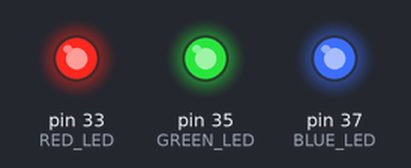
This program was run on a simulated Raspberry Pi (header pin numbers). Shown: output pins drawn as LEDs (lit = HIGH). The clock reads 2024-03-15 10:24:30 at power-on unless the program sets it.

Above: at 0.2 s.
At 1.7 s:
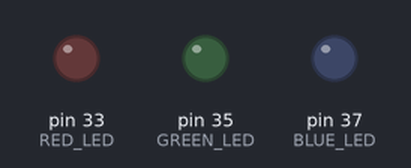
Timing chart, 0 to 3.0 s (numbered marks = the images above):
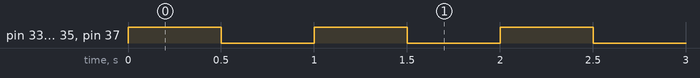

The program:

ls2.py
```python
#!/usr/bin/env python

# Pull in the code libraries that the code will need to use.
from __future__ import division
import RPi.GPIO as GPIO
import time

# Set up the GPIO library to use the numbering of the pin on the board
# i.e. 1 - 40 of the main GPIO connector.
GPIO.setmode(GPIO.BOARD)

# Tell the code the red LED is plugged into pin 35, and that pin 35
# is an output, and set the output to low (i.e. red LED is off)
RED_LED = 33
GPIO.setup(RED_LED, GPIO.OUT)
GPIO.output(RED_LED, GPIO.LOW)

# Tell the code the green LED is plugged into pin 33, and that pin 33
# is an output, and set the output to low (i.e. green LED is off)
GREEN_LED = 35
GPIO.setup(GREEN_LED, GPIO.OUT)
GPIO.output(GREEN_LED, GPIO.LOW)

# Tell the code the blue LED is plugged into pin 37, and that pin 37
# is an output, and set the output to low (i.e. blue LED is off)
BLUE_LED = 37
GPIO.setup(BLUE_LED, GPIO.OUT)
GPIO.output(BLUE_LED, GPIO.LOW)

# A new pulse starts every second, and half of that time, the LED is on.
pulse_period = 1
on_fraction = 1/2

# This try and the except below allow the code to stop cleanly by
# capturing the exception from a keyboard ctrl-C.
try:

  # Store off when the while loop starts.
  start_time = time.time()

  # Start looping around the code forever.
  while True:

    # Work out what time it is since we started, and from that, the
    # fraction of the pulse period .
    time.sleep(1/1000)
    clock_time = (time.time() - start_time) % pulse_period

    # For the LEDs, check how far though its fraction of the pulse it
    # it and turn the LED on if it's less the that.

    #============================= RED =============================#

    if clock_time < on_fraction * pulse_period:
        GPIO.output(RED_LED, GPIO.HIGH)
    else:
        GPIO.output(RED_LED, GPIO.LOW)

    #============================ GREEN =======-====================#

    if clock_time < on_fraction * pulse_period:
        GPIO.output(GREEN_LED, GPIO.HIGH)
    else:
        GPIO.output(GREEN_LED, GPIO.LOW)

    #============================= BLUE ============================#

    if clock_time < on_fraction * pulse_period:
        GPIO.output(BLUE_LED, GPIO.HIGH)
    else:
        GPIO.output(BLUE_LED, GPIO.LOW)

# The except here needs to do nothing but has to do something; the pass
# statement means do nothing.
except KeyboardInterrupt as e:
  pass

# Finally turn off the LEDs and cleanup the GPIO.
GPIO.output(RED_LED, GPIO.LOW)
GPIO.output(GREEN_LED, GPIO.LOW)
GPIO.output(BLUE_LED, GPIO.LOW)
GPIO.cleanup()
```

Measured:
- by itself, pin 33 (RED_LED), pin 35 (GREEN_LED), pin 37 (BLUE_LED): alternates HIGH for 0.50 s and LOW for 0.50 s
